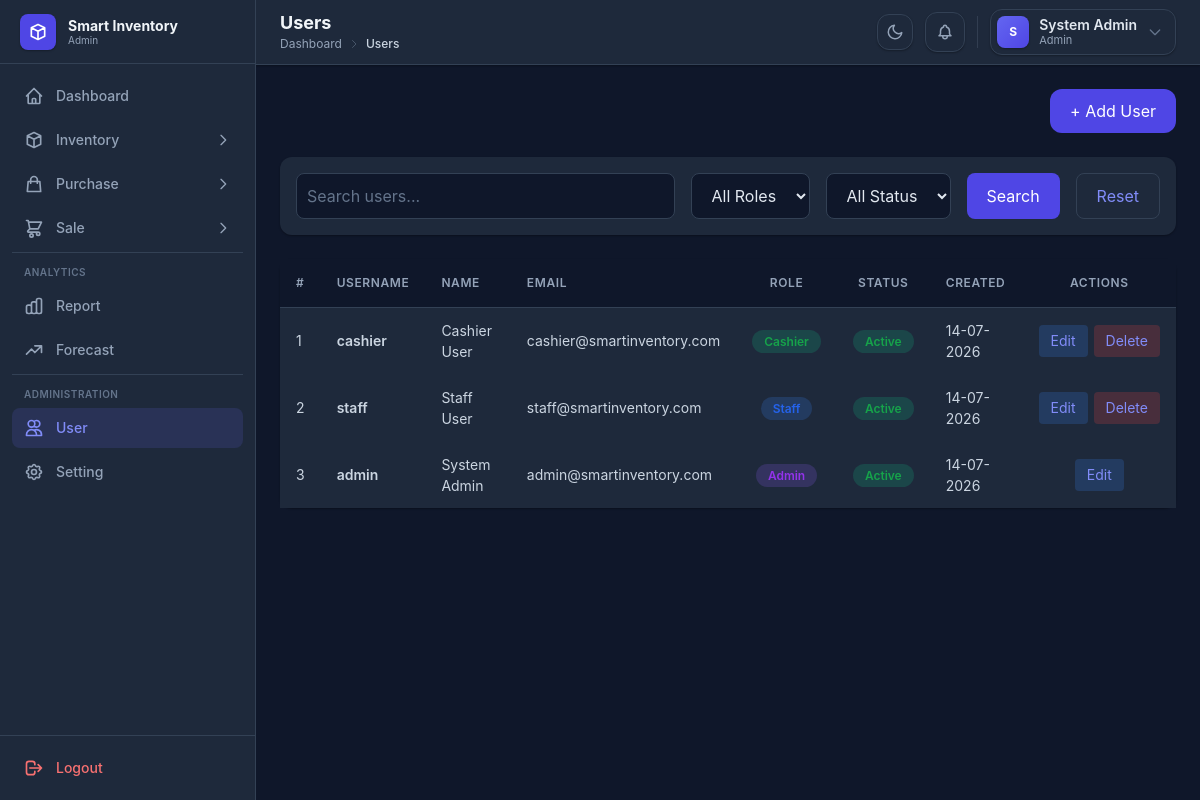
Screenshot of /users/index.php (signed in) with the database file from the repository.
### tables this page shows
CREATE TABLE IF NOT EXISTS users (
    id INT AUTO_INCREMENT PRIMARY KEY,
    name VARCHAR(100) NOT NULL,
    username VARCHAR(50) NOT NULL UNIQUE,
    email VARCHAR(100) UNIQUE,
    password VARCHAR(255) NOT NULL,
    role ENUM('admin', 'staff', 'cashier') DEFAULT 'staff',
    status ENUM('Active', 'Inactive') DEFAULT 'Active',
    created_at TIMESTAMP DEFAULT CURRENT_TIMESTAMP
);

### users/index.php (the view, shortened to what this page needs)
<?php
include "../config/database.php";
$search = $_GET['search'] ?? '';
$sql = "SELECT * FROM users WHERE 1";
$sql .= " ORDER BY id DESC";
$result = mysqli_query($conn, $sql);
?>
<!DOCTYPE html>
<html lang="en">
<head>
    <script src="https://cdn.tailwindcss.com"></script>
    <link rel="stylesheet" href="../assets/css/style.css">
</head>
<body class="bg-gray-50 dark:bg-slate-900">
    <div class="flex min-h-screen">
        <?php include "../includes/sidebar.php"; ?>
        <div class="flex-1 flex flex-col">
            <?php include "../includes/header.php"; ?>
            <main class="p-6">
                <div class="flex justify-end mb-6">
                    <button onclick="openModal('addModal')" class="bg-indigo-600 text-white px-5 py-2.5 rounded-xl hover:bg-indigo-700">+ Add User</button>
                </div>
                <form method="GET" class="bg-white p-4 rounded-xl shadow-sm flex gap-4 mb-6">
                    <input type="text" name="search" value="<?= htmlspecialchars($search) ?>" placeholder="Search users..." class="flex-1 border rounded-lg p-2.5">
                    <select name="role" class="border rounded-lg px-4 p-2.5">
                        <option value="">All Roles</option>
                    </select>
                    <select name="status" class="border rounded-lg px-4 p-2.5">
                        <option value="">All Status</option>
                    </select>
                    <button class="bg-indigo-600 text-white px-5 rounded-lg">Search</button>
                    <a href="index.php" class="border px-5 py-2.5 rounded-lg">Reset</a>
                </form>
                <div class="bg-white rounded-xl shadow-sm">
                    <div class="table-wrap">
                        <table class="data-table w-full">
                            <thead>
                                <tr>
                                    <th>#</th>
                                    <th>Username</th>
                                    <th>Name</th>
                                    <th>Email</th>
                                    <th class="center">Role</th>
                                    <th class="center">Status</th>
                                    <th>Created</th>
                                    <th class="center">Actions</th>
                                </tr>
                            </thead>
                            <tbody>
                                <?php if (mysqli_num_rows($result) > 0): $count = 1;
                                    while ($row = mysqli_fetch_assoc($result)): ?>
                                        <tr>
                                            <td><?= $count++ ?></td>
                                            <td class="font-semibold"><?= htmlspecialchars($row['username']) ?></td>
                                            <td><?= htmlspecialchars($row['name']) ?></td>
                                            <td><?= htmlspecialchars($row['email']) ?></td>
                                            <td class="center">
                                                <span class="<?= $row['role'] == 'admin' ? 'bg-purple-100 text-purple-600' : ($row['role'] == 'staff' ? 'bg-blue-100 text-blue-600' : 'bg-green-100 text-green-600') ?> px-3 py-1 rounded-full text-xs font-semibold">
                                                    <?= ucfirst($row['role']) ?>
                                                </span>
                                            </td>
                                            <td class="center">
                                                <span class="<?= $row['status'] == 'Active' ? 'bg-green-100 text-green-600' : 'bg-red-100 text-red-600' ?> px-3 py-1 rounded-full text-xs font-semibold">
                                                    <?= $row['status'] ?>
                                                </span>
                                            </td>
                                            <td><?= date('d-m-Y', strtotime($row['created_at'])) ?></td>
                                            <td class="center">
                                                <div class="actions">
                                                    <a href="?edit_id=<?= $row['id'] ?>" class="bg-blue-100 text-blue-600 px-3 py-1.5 rounded text-sm">Edit</a>
                                                    <?php if ($row['id'] != $_SESSION['user_id']): ?>
                                                        <a href="?delete_id=<?= $row['id'] ?>" onclick="return confirm('Delete user?')" class="bg-red-100 text-red-600 px-3 py-1.5 rounded text-sm">Delete</a>
                                                    <?php endif; ?>
                                                </div>
                                            </td>
                                        </tr>
                                    <?php endwhile;
                                else: ?>
                                    <tr>
                                        <td colspan="8" class="text-center py-10 text-gray-500 dark:text-gray-400">No users found</td>
                                    </tr>
                                <?php endif; ?>
                            </tbody>
                        </table>
                    </div>
                </div>
            </main>
        </div>
    </div>
    <?php include "../includes/footer.php"; ?>
</body>
</html>

### assets/css/style.css (style rules this page uses)
* { margin: 0; padding: 0; box-sizing: border-box; }
body { font-family: 'Inter', system-ui, -apple-system, sans-serif; }
.dark body { background-color: #0f172a; color: #e2e8f0; }
.data-table { width: 100%; border-collapse: collapse; }
.data-table thead { background-color: #f9fafb; }
.dark .data-table thead { background-color: #0f172a; }
.data-table th { padding: 0.75rem 1rem; text-align: left; font-size: 0.75rem; font-weight: 600; color: #6b7280; text-transform: uppercase; letter-spacing: 0.05em; border-bottom: 1px solid #e5e7eb; white-space: nowrap; height: 3rem; }
.dark .data-table th { color: #94a3b8; border-bottom-color: #334155; }
.data-table td { padding: 0.75rem 1rem; font-size: 0.875rem; color: #374151; border-bottom: 1px solid #f3f4f6; height: 3.25rem; }
.dark .data-table td { color: #cbd5e1; border-bottom-color: #1e293b; }
.data-table tbody tr { transition: background-color 0.15s ease; }
.data-table tbody tr:last-child td { border-bottom: none; }
.data-table td.center, .data-table th.center { text-align: center; }
.data-table .actions { display: inline-flex; align-items: center; gap: 0.375rem; }
.table-wrap { overflow-x: auto; }
.dark a { color: #818cf8; }
.dark .bg-white { background-color: #1e293b !important; }
.dark .bg-gray-50 { background-color: #0f172a !important; }
.dark .border { border-color: #334155 !important; }
.dark .shadow-sm { box-shadow: 0 1px 2px rgba(0, 0, 0, 0.3) !important; }
.dark .bg-blue-100 { background-color: rgba(59, 130, 246, 0.2) !important; }
.dark .bg-green-100 { background-color: rgba(16, 185, 129, 0.2) !important; }
.dark .bg-red-100 { background-color: rgba(239, 68, 68, 0.2) !important; }
.dark .bg-purple-100 { background-color: rgba(139, 92, 246, 0.2) !important; }
.dark input[type="text"], .dark input[type="email"], .dark input[type="password"], .dark input[type="number"], .dark input[type="search"], .dark input[type="date"], .dark select, .dark textarea { background-color: #0f172a !important; border-color: #334155 !important; color: #e2e8f0 !important; }
.dark input::placeholder, .dark textarea::placeholder { color: #64748b !important; }
.dark option { background-color: #0f172a; color: #e2e8f0; }
.dark .table-wrap { background-color: #1e293b; }

### rows the page displays
users: username "cashier", name "Cashier User", email "cashier@smartinventory.com", role "Cashier", status "Active", created_at "14-07-2026"
users: username "staff", name "Staff User", email "staff@smartinventory.com", role "Staff", status "Active", created_at "14-07-2026"
users: username "admin", name "System Admin", email "admin@smartinventory.com", role "Admin", status "Active", created_at "14-07-2026"

### other values shown
$role "Admin"
$page_title "Users"
$part "Dashboard"
$part "Users"
substr($name, 0, 1) "S"
$name "System Admin"
